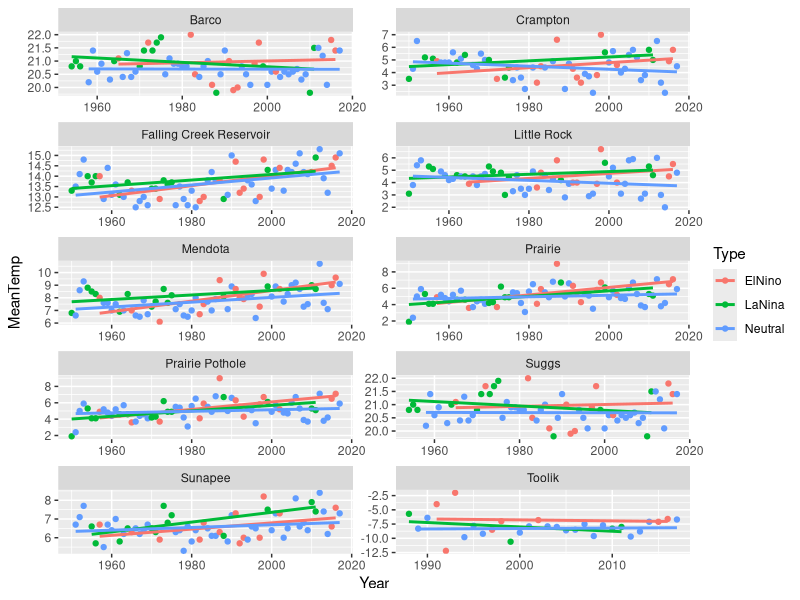
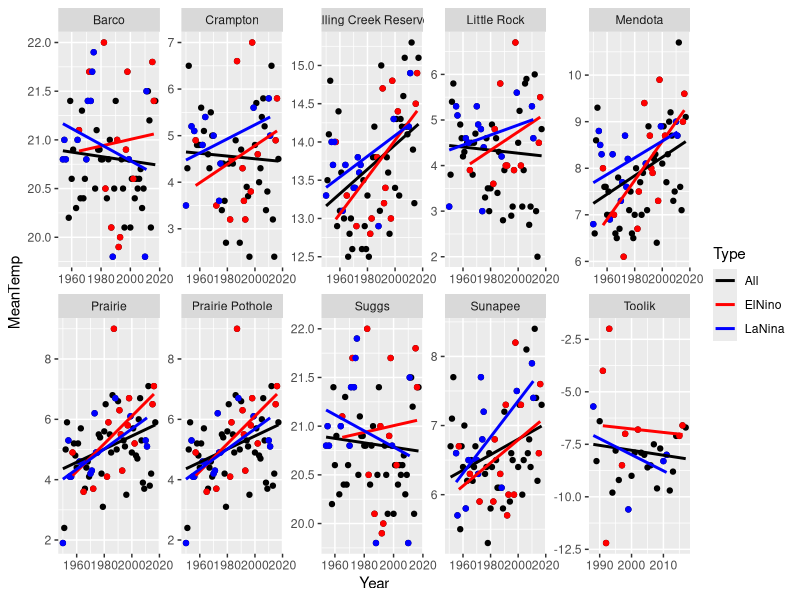

Write the R code that produced these figures, in order.
library(tidyverse)

data <- read_csv('./Teleconnections/dataPrep/AllLakes_annualTemp.csv')

fits <- data %>%
  group_by(Lake, Type) %>%
  do(mod = lm(MeanTemp ~ Year, data=.)) %>%
  mutate (slope = summary(mod)$coeff[2], int = summary(mod)$coeff[1],
          R2 = summary(mod)$r.squared)

View(fits)

ggplot(subset(data, Type !='All'), aes(x = Year, y = MeanTemp, col = Type)) +
  geom_point() + 
  geom_smooth(method="lm", se=F) +
  facet_wrap(~Lake, ncol=2, scales="free")


ggplot(subset(data, Type != 'Neutral'), aes(x = Year, y = MeanTemp, col = Type)) +
  geom_point(data=subset(data, Type=='All'), col='black') + 
  geom_point(data=subset(data, Type=='ElNino'), col='red') +
  geom_point(data=subset(data, Type=='LaNina'), col='blue') +
  scale_color_manual(values=c('black','red','blue')) +
  geom_smooth(method="lm", se=F) +
  facet_wrap(~Lake, ncol=5, scales="free")
